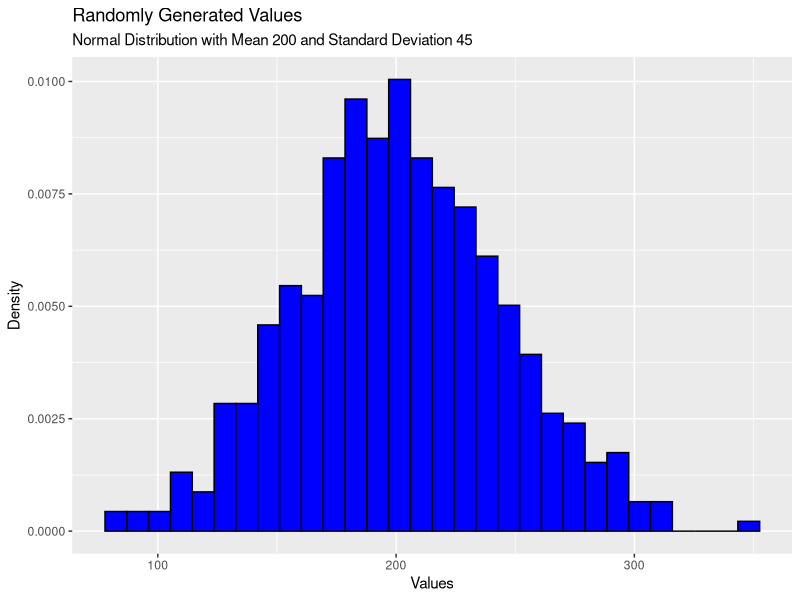

Recreate this plot in R. (Note: this script raises an error after producing the figure.)
set.seed(123)
rnorm(5,200,45)

library("ggplot2")

x1 <- rnorm(500,200,45)

ggplot(data.frame(x1), aes(x1)) + 
  geom_histogram(aes(x=x1, y=after_stat(density)), 
                 bins=30, 
                 fill="blue", 
                 colour="black") +
  labs(x="Values", y="Density") +
  ggtitle(label="Randomly Generated Values", 
          subtitle="Normal Distribution with Mean 200 and Standard Deviation 45")


stat_function(fun=, args=list())


ggplot(data.frame(x1), aes(x1)) + 
  geom_histogram(aes(x=x1, y=after_stat(density)), 
                 bins=30, 
                 fill="blue", 
                 colour="black") +
  labs(x="Values", y="Density") +
  ggtitle(label="Randomly Generated Values", 
          subtitle="Normal Distribution with Mean 200 and Standard Deviation 45") +
  stat_function(fun = function(x) dnorm(x, mean = 200, sd = 45), 
                color="red", 
                linewidth=1)

#1
set.seed(123)
expo <- rexp(500, rate = 4)

ggplot(data.frame(expo), aes(expo)) + 
  geom_histogram(aes(x=expo, y=after_stat(density)), 
                 bins=30, 
                 fill="mediumpurple", 
                 colour="black") +
  labs(x="Values", y="Density") +
  ggtitle(label="Randomly Generated Values", 
          subtitle="Exponential Distribution with Mean 0.25") +
  stat_function(fun = function(x) dexp(x, rate=4), 
                color="blue", 
                linewidth=1)

# 1 end

normplot <- function(mn,sdev) {
  x3 <- rnorm(1000,mn,sdev)
  ggplot(data.frame(x3), aes(x3)) + 
    geom_histogram(aes(x=x3, y=after_stat(density)), 
                   bins=30, 
                   fill="violet", 
                   colour="black") +
    labs(x="Values", y="Density") +
    ggtitle(label="Randomly Generated Values", 
            subtitle=paste("Normal Distribution with Mean ", mn, 
                           " and Standard Deviation ", sdev,sep="")) +
    stat_function(fun = function(x) dnorm(x, mean = mn, sd = sdev), 
                  color="blue", 
                  linewidth=1)
} 

subtitle= "Normal Distribution with Mean mn and Standard Deviation sdev"

normplot(mn=300, sdev=100)

#2

expplot  <- function(rate, size, line_color, fill_color){
  expo <- rexp(size, rate)
  ggplot(data.frame(expo), aes(expo)) + 
    geom_histogram(aes(x=expo, y=after_stat(density)), 
                   bins=30, 
                   fill=fill_color, 
                   colour="black") +
    labs(x="Values", y="Density") +
    ggtitle(label="Randomly Generated Values", 
            subtitle=paste("Exponential Distribution with Mean ", 1 / rate, sep="")) +
    stat_function(fun = function(x) dexp(x, rate=4), 
                  color=line_color, 
                  linewidth=1)
}

expplot(rate=5, size=500, line_color="red", fill_color="yellow")


# 2 end

norm.or.exp <- function(n,dist,par1,par2) {
  if(dist == "Exponential") {
    x1 <- rexp(n,par1)
    st <- paste("Exponential Distribution with Mean ",1/par1, sep="")
    fn <- function(x) dexp(x, rate = par1)
  } else if(dist == "Normal") {
    x1 <- rnorm(n,par1,par2)
    st <- paste("Normal Distribution with Mean ", par1, 
                " and Standard Deviation ", par2,   sep="")
    fn <- function(x) dnorm(x, mean = par1, sd = par2)
  } 
  ggplot(data.frame(x1), aes(x1)) + 
    geom_histogram(aes(x=x1, y=after_stat(density)), 
                   bins=30, 
                   fill="lightblue", 
                   colour="black") +
    labs(x="Values", y="Density") +
    ggtitle(label="Randomly Generated Values", 
            subtitle= st) +
    stat_function(fun = fn, 
                  color="black", 
                  linewidth=1)
}

norm.or.exp(1000, "Exponential", 10)

norm.or.exp(1000, "Normal", 10, 3)



#3

norm.or.exp.opt <- function(n,par1,par2=NULL) {
  dist <- sample(c("Exponential", "Normal"), 1, prob = c(0.4, 0.6))
  if(is.null(par2)) {
    par2 = par1
  }
  
  if(dist == "Exponential") {
    x1 <- rexp(n,1/par1)
    st <- paste("Exponential Distribution with Mean ",par1, sep="")
    fn <- function(x) dexp(x, rate = 1/par1)
  } else if(dist == "Normal") {
    x1 <- rnorm(n,par1,par2)
    st <- paste("Normal Distribution with Mean ", par1, 
                " and Standard Deviation ", par2,   sep="")
    fn <- function(x) dnorm(x, mean = par1, sd = par2)
  } 
  ggplot(data.frame(x1), aes(x1)) + 
    geom_histogram(aes(x=x1, y=after_stat(density)), 
                   bins=30, 
                   fill="lightblue", 
                   colour="black") +
    labs(x="Values", y="Density") +
    ggtitle(label="Randomly Generated Values", 
            subtitle= st) +
    stat_function(fun = fn, 
                  color="black", 
                  linewidth=1)
}

norm.or.exp.opt(1000, 10)

norm.or.exp.opt(500, 10, 4)

# 3 end


HighRoll <- function(numDice, numSides, targetValue, numTrials){
  apply(matrix(sample(1:numSides, numDice*numTrials, replace=TRUE), nrow=numDice), 
        2, sum) >= targetValue
}

HighRoll(2,6,7,10)

outcome <- HighRoll(2,6,7,10)
mean(outcome)

outcome <- HighRoll(2,6,7,10000)
mean(outcome)

#4

HighRoll <- function(numDice, numSides, targetValue, numTrials) {
  apply(matrix(sample(1:numSides, numDice * numTrials, replace = TRUE), nrow = numDice), 2, sum) >= targetValue
}

plot_simulation_estimate <- function(targetValue, maxTrials) {
  
  num_trials <- 1:maxTrials
  prob_estimates <- sapply(num_trials, function(trials) mean(HighRoll(3, 6, targetValue, trials)))
  
  plot_data <- data.frame(Trials = num_trials, Probability = prob_estimates)
  
  ggplot(plot_data, aes(x = Trials, y = Probability)) +
    geom_line() +
    labs(title = paste("Simulation-Based Estimated Probability for Sum ≥", targetValue),
         x = "Number of Trials",
         y = "Estimated Probability") +
    theme_minimal()
}

plot_simulation_estimate(targetValue = 11, maxTrials = 300)

#4 end

N <- 5
M <- 0.1

sum(rexp(n=N, rate=M))

reps <- 10000

x1 <- replicate(reps, sum(rexp(n=N, rate=M)))

function(x) dgamma(x, shape=N, scale=1/M)


#5

plot_gamma_histogram <- function(reps, N, M) {

  random_values <- replicate(reps, sum(rexp(n = N, rate = M)))
  
  plot_data <- data.frame(Values = random_values)
  
  ggplot(plot_data, aes(x = Values)) +
    geom_histogram(bins = 30, fill = "lightblue", color = "black") +
    labs(title = "Histogram of Random Values",
         x = "Sum of Exponential Variables",
         y = "Frequency") +
    stat_function(fun = function(x) dgamma(x, shape = N, scale = 1/M),color="black", 
                  linewidth=1)
}

plot_gamma_histogram(reps = 10000, N = 10, M = 0.2)


#6

rate1 <- 0.3
rate2 <- 0.2

num_replicates <- 500000

x1 <- rexp(num_replicates, rate = rate1)
x2 <- rexp(num_replicates, rate = rate2)

min_values <- pmin(x1, x2)

estimated_prob <- mean(min_values < 2)

true_prob <- pexp(2, rate = rate1 + rate2)

estimated_prob 
true_prob 